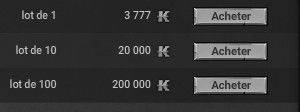
#> input picture resources/a.png, 300 x 112 px
$ python forensic.py
#> lines starting #> are read from the running program, lines starting #| are printed output that depends on the picture; after the words box and inside, x2 and y2 are one past the last pixel; in counts of white or black regions, pixels touching at a corner belong together
import cv2
import numpy as np

def adj(pos,el):
 for i in range(3):
  for j in range(3):
   if (el[0]-1+i,el[1]-1+j) in pos: return adj(pos,el)

def find(img):
 pos=[]
 whr=np.where(img==255)
 for i in range(len(whr[0])):
  if i%3==0: pos.append((whr[0][i],whr[1][i]))
 while(pos!=[]):
  first=pos[0]
  print(adj(pos,first))

img=cv2.imread('a.png')
#> img is the input picture: shape (112, 300, 3); min 4, max 215, mean 52.9
imgx = cv2.threshold(img,128,255,cv2.THRESH_BINARY)[1]
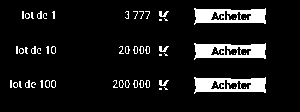
#> imgx: shape (112, 300, 3); 9.4% white; 57 white regions (38 under 20 px), largest, box (x1, y1, x2, y2) and area: (194, 8, 266, 25) 791, (194, 43, 266, 60) 791, (194, 77, 266, 94) 791
img_gray = cv2.cvtColor(imgx, cv2.COLOR_BGR2GRAY)
find(imgx)
#> after the loop in find, `for i in range(len(whr[0])):`: pos = 3150 pairs, first value 8 to 93, second value 10 to 265
#> the loop in find, `while(pos!=[]):` made 1 pass
#> first on pass 1: (8, 194)
#> (the run stopped early here; a loop or call above may not have finished)

$ run again, with resources/b.png copied over resources/a.png
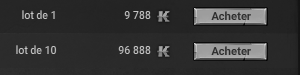
#> input picture resources/b.png, 300 x 75 px
#> img is the input picture: shape (75, 300, 3); min 4, max 215, mean 52.4
#> `imgx = cv2.threshold(img,128,255,cv2.THRESH_BINARY)[1]`:
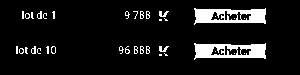
#> imgx: shape (75, 300, 3); 9.2% white; 36 white regions (24 under 20 px), largest, box (x1, y1, x2, y2) and area: (194, 8, 266, 25) 791, (194, 43, 266, 60) 791, (159, 11, 169, 17) 36
#> after the loop in find, `for i in range(len(whr[0])):`: pos = 2069 pairs, first value 8 to 59, second value 16 to 265
#> the loop in find, `while(pos!=[]):` made 1 pass
#> first on pass 1: (8, 194)
